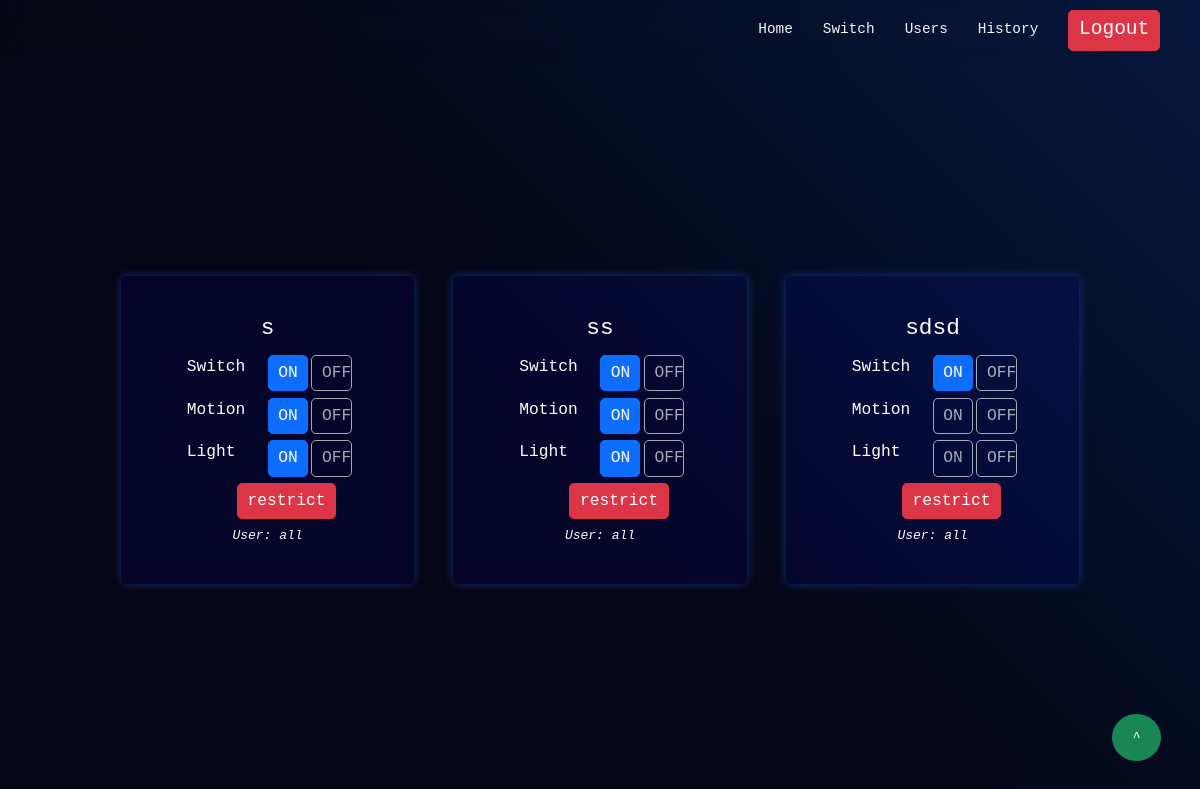
/frontend/admin_home.php (signed in), run on the app's committed database.
### tables this page shows
CREATE TABLE `switch` (
  `id` int(100) NOT NULL,
  `name` varchar(100) NOT NULL,
  `ip_address` varchar(100) NOT NULL,
  `switch` varchar(100) NOT NULL,
  `motion` varchar(100) NOT NULL,
  `light` varchar(100) NOT NULL,
  `status` varchar(100) NOT NULL DEFAULT 'unrestrict',
  `user` varchar(100) NOT NULL DEFAULT 'all'
);

### frontend/admin_home.php (the view, shortened to what this page needs)
<?php
include '../backend/database_config.php';
    $user = $_SESSION['username'];
    $sql = "SELECT * FROM user_info WHERE username='$user'";
    $result = $conn->query($sql);
    if ($result->num_rows > 0) {
        $row = $result->fetch_assoc();
    } else {
        echo "No user found";
    }
?>
<!DOCTYPE html>
<html lang="en">
<head>
    <link rel="stylesheet" href="./styles/admin_home.css">
    <link rel="stylesheet" href="../frontend/bootstrap/css/bootstrap.css">
</head>
<body>
    <nav>
        <div class="navCon" id="NavCon">
            <a href="./admin_home.php" class="links">Home</a>
            <a href="./switch.php" class="links">Switch</a>
            <a href="./users.php" class="links">Users</a>
            <a href="./history.php" class="links">History</a>
            <a href="../backend/logout.php" class="btn btn-danger fs-4">Logout</a>
        </div>
    </nav>
    <section class="home d-flex  align-items-center justify-content-center flex-column min-vh-100">
        <div class=" container-fluid row  p-3 gap-5 pt-3 m-0 d-flex flex-column flex-sm-row align-items-center justify-content-center" >
            <?php
            $sql = "SELECT * FROM switch ORDER BY id DESC";
            $switchResult = $conn->query($sql);
                ?><p class="text-light text-center">No Switch Available</p>
                <?php
            while ($switch = $switchResult->fetch_assoc()) {
                $currentUser = $row['firstname'] . ' ' . $row['lastname'];
            ?>
            <div class="switchCon  col-12 col-sm-3 rounded p-5 d-flex flex-column gap-2 justify-content-center align-items-center text-white">
                <h3 class="switchTitle"><?php echo $switch['name']; ?> </h3>
                <div class="switch d-flex w-75 justify-content-between">
                    <p class="fs-5 p-0 m-0 w-50">Switch</p>
                    <div class="btnCon w-50 d-flex gap-1 justify-content-between">
                        <a href="control.php?ip=<?php echo $switch['ip_address'];?>&action=led_on&name=<?php echo $switch['name'];?>&currentUsr=<?php echo $currentUser;?>" class="w-50 fs-5 <?php if($switch['status'] == 'restricted'){echo 'btn disabled';}else if($switch['switch'] == 'off'){ echo 'btn btn-primary';}else if($switch['switch'] == 'on'){echo 'btn disabled';}?>">ON</a>
                        <a href="control.php?ip=<?php echo $switch['ip_address'];?>&action=led_off&name=<?php echo $switch['name'];?>&currentUsr=<?php echo $currentUser;?>" class="w-50 fs-5 <?php if($switch['status'] == 'restricted'){echo 'btn disabled';}else if($switch['switch'] == 'on'){ echo 'btn btn-danger';}else if($switch['switch'] == 'off'){echo 'btn disabled';}?>">OFF</a>
                    </div>
                </div>
                <div class="switch d-flex w-75 justify-content-between" >
                    <p class="fs-5 p-0 m-0">Motion</p>
                    <div class="btnCon w-50 d-flex gap-1 justify-content-between">
                        <a href="control.php?ip=<?php echo $switch['ip_address'];?>&action=enable_sensor&name=<?php echo $switch['name'];?>&currentUsr=<?php echo $currentUser;?>" class="w-50 fs-5 <?php if($switch['status'] == 'restricted'){echo 'btn disabled';}else if($switch['motion'] == 'off'){ echo 'btn btn-primary';}else if($switch['motion'] == 'on'){echo 'btn disabled';}elseif($switch['motion'] == 'disabled'){echo 'btn disabled';}?>">ON</a>
                        <a href="control.php?ip=<?php echo $switch['ip_address'];?>&action=disable_sensor&name=<?php echo $switch['name'];?>&currentUsr=<?php echo $currentUser;?>" class="w-50 fs-5 <?php if($switch['status'] == 'restricted'){echo 'btn disabled';}else if($switch['motion'] == 'on'){ echo 'btn btn-danger';}else if($switch['motion'] == 'off'){echo 'btn disabled';}elseif($switch['motion'] == 'disabled'){echo 'btn disabled';}?>">OFF</a>
                    </div>
                </div>
                <div class="switch switch d-flex w-75 justify-content-between">
                    <p class="fs-5 p-0 m-0">Light</p>
                    <div class="btnCon w-50 d-flex gap-1 justify-content-between">
                        <a href="control.php?ip=<?php echo $switch['ip_address'];?>&action=enable_light&name=<?php echo $switch['name'];?>&currentUsr=<?php echo $currentUser;?>" class="w-50 fs-5 <?php if($switch['status'] == 'restricted'){echo 'btn disabled';}else if($switch['light'] == 'off'){ echo 'btn btn-primary';}else if($switch['light'] == 'on'){echo 'btn disabled';}elseif($switch['light'] == 'disabled'){echo 'btn disabled';}?>">ON</a>
                        <a href="control.php?ip=<?php echo $switch['ip_address'];?>&action=disable_light&name=<?php echo $switch['name'];?>&currentUsr=<?php echo $currentUser;?>" class="w-50 fs-5 <?php if($switch['status'] == 'restricted'){echo 'btn disabled';}else if($switch['light'] == 'on'){ echo 'btn btn-danger';}else if($switch['light'] == 'off'){echo 'btn disabled';}elseif($switch['light'] == 'disabled'){echo 'btn disabled';}?>">OFF</a>
                    </div>
                </div>
                <?php
                if($switch['status'] == 'unrestrict'){
                ?>
                    <a href="../backend/restrict.php?id=<?php echo $switch['id'];?>&user=<?php echo $row['firstname'] . ' '. $row['lastname'];?>" class="btn btn-danger align-self-end mx-5 fs-5">restrict</a>
                <?php }else if($switch['status'] == 'restricted' ){ ?>
                    <a href="../backend/unrestrict.php?id=<?php echo $switch['id'];?>" class="btn btn-primary align-self-end mx-5 fs-5">Unrestrict</a>
                <?php } ?>
                    <i class="restrictDesc"><?php echo "User: " . $switch['user']; ?></i>
                </div>
                <?php
                }
                ?>
        </div>
        <a href="#top" class="btn btn-success position-fixed bottom-0 end-0 m-5 py-3 px-4 rounded-circle">^</a>
    </section>
</body>
</html>

### frontend/styles/admin_home.css (style rules this page uses)
* { padding: 0; margin: 0; font-family: monospace; }
body { display: flex; }
nav { display: flex; flex-direction: row; height: 60px; width: 100%; align-items:center; justify-content: space-between ; position: fixed; z-index: 20; backdrop-filter: blur(10px); }
.navCon { display: flex; align-items: center; gap: 30px; padding-right: 40px; backdrop-filter: blur(10px); }
.navCon .links { text-decoration: none; color: whitesmoke; font-size: 1.2vw; transition: 0.5s; }
.home { padding-top: 5vw; width: 100%;; position: absolute; right: 0; top: 0; background: linear-gradient(45deg, hsla(240, 56%, 5%, 1) 44%, hsla(221, 82%, 13%, 1) 100%); }
.switchCon { background-color: rgba(0, 0, 255, 0.096); box-shadow: 0 0 10px rgb(14, 48, 121); }

### data on the page
switch: name "s", user "all"
switch: name "ss", user "all"
switch: name "sdsd", user "all"
